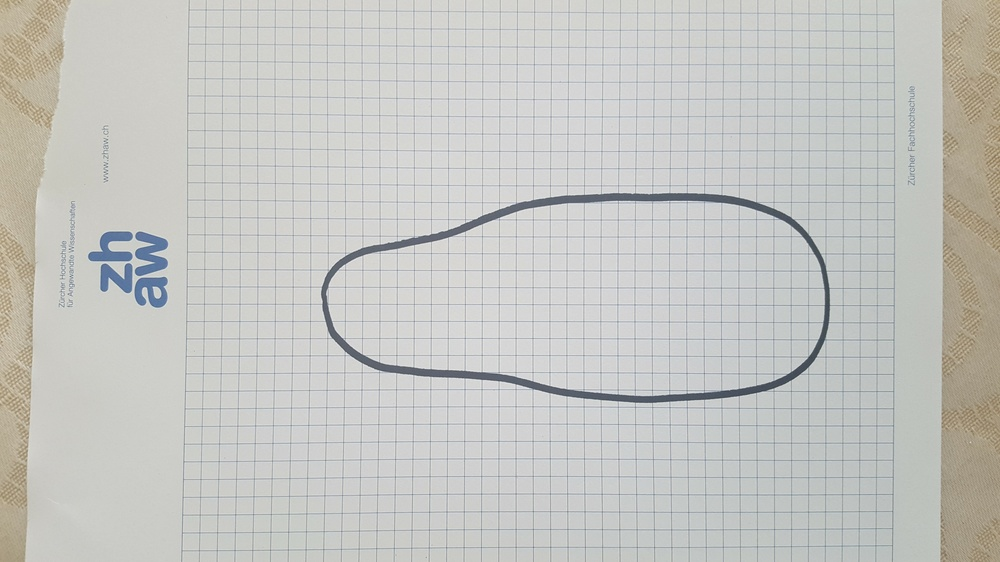
#> input picture topview.jpg, 1000 x 562 px, shrunk from 5312 x 2988 before the run
$ jupyter execute 'First Image Area Test.ipynb'
#> lines starting #> are read from the running program, lines starting #| are printed output that depends on the picture; after the words box and inside, x2 and y2 are one past the last pixel; in counts of white or black regions, pixels touching at a corner belong together
# PIL library

[cell 1]
from PIL import Image
import numpy as np

Just looking at colored pixels:
http://stackoverflow.com/questions/18035046/how-to-compute-colored-pixel-area-on-images-using-python

[cell 2]
img = np.asarray(Image.open("topview.jpg").convert('L'))
img = 1 * (img < 127)
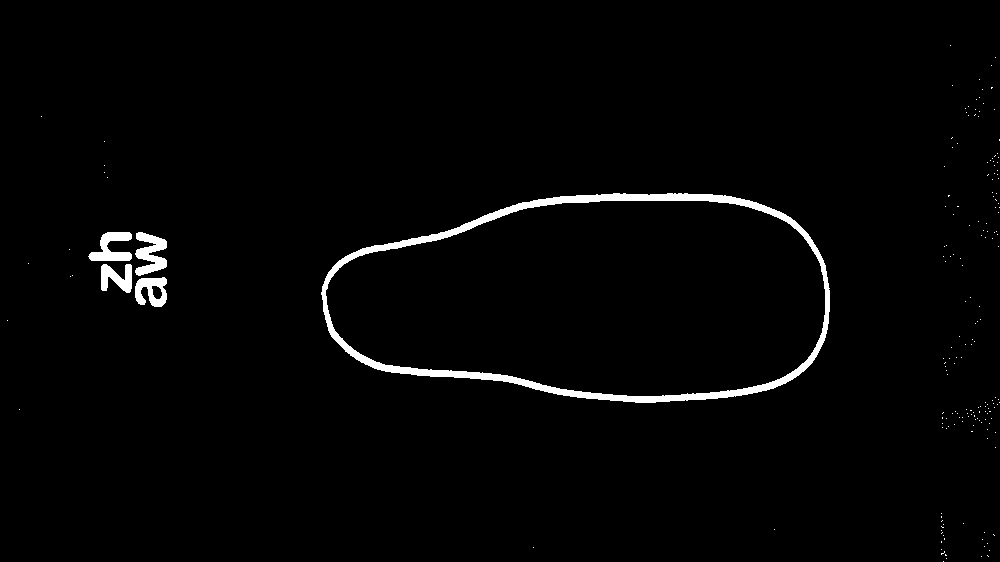
#> img: shape (562, 1000) int64; values 0 (black) and 1 (white), 1.9% white; 185 white regions (180 under 20 px), largest, box (x1, y1, x2, y2) and area: (321, 193, 830, 403) 7840, (135, 232, 167, 276) 831, (88, 232, 132, 261) 719, (135, 277, 167, 307) 627, (101, 264, 132, 293) 564

m,n = img.shape
#> m = 562; n = 1000

# use np.sum to count white pixels
print("{} white pixels, out of {} pixels in total.".format(img.sum(), m*n))
#| 10796 white pixels, out of 562000 pixels in total.

# use slicing to count any sub part, for example from rows 300-320 and columns 400-440
print("{} white pixels in rectangle.".format(img[300:320,400:440].sum()))
#| 0 white pixels in rectangle.

Finding outlines
http://stackoverflow.com/questions/9319767/image-outline-using-python-pil

[cell 3]
from PIL import ImageFilter

image = Image.open('topview.jpg')
#> image is the input picture: PIL image 1000x562 RGB; mean R, G, B 196.9, 197.4, 193.9
image = image.filter(ImageFilter.FIND_EDGES)
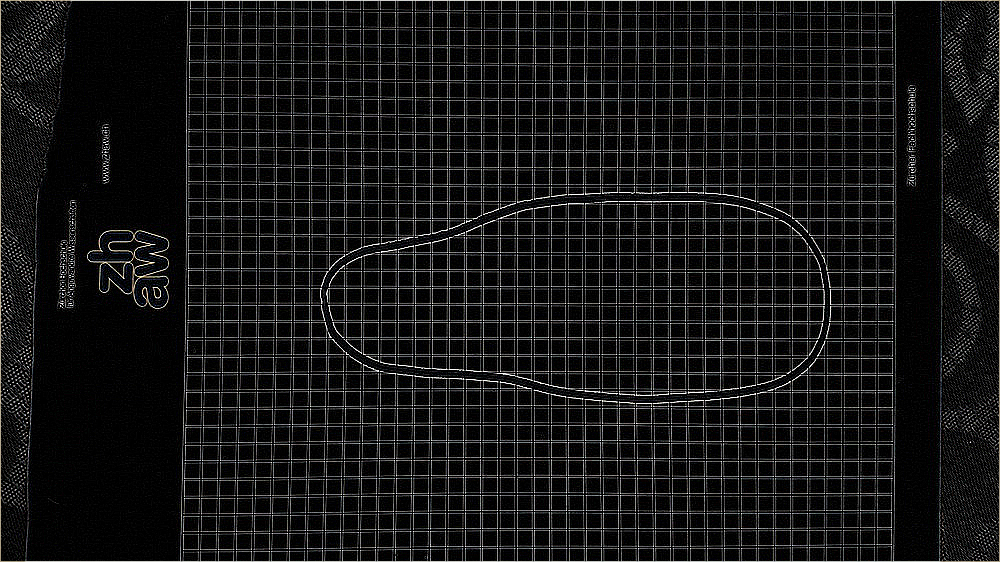
#> image: PIL image 1000x562 RGB; mean R, G, B 21.8, 21.8, 21.9
image.save('topview_edges.jpg')

PIL library tutorial: http://pillow.readthedocs.io/en/latest/handbook/tutorial.html

[cell 4]
print(image.format, image.size, image.mode)
#| None (1000, 562) RGB

# scikit-image library
http://scikit-image.org/<br>
pip install scikit-image

[cell 5]
from skimage import data, io, filters
import numpy as np

[cell 6]
picture = io.imread("topview.jpg")
picture.shape
#> Out = (562, 1000, 3)

[cell 7]
io.imshow(picture)
io.show()

[cell 8]
# converting to greyscale
# http://scikit-image.org/docs/dev/auto_examples/color_exposure/plot_adapt_rgb.html#sphx-glr-auto-examples-color-exposure-plot-adapt-rgb-py

from skimage.color.adapt_rgb import adapt_rgb, each_channel, hsv_value
from skimage import filters

@adapt_rgb(hsv_value)
def sobel_hsv(image):
    return filters.sobel(image)

@adapt_rgb(each_channel)
def sobel_each(image):
    return filters.sobel(image)


from skimage import data
from skimage.exposure import rescale_intensity
import matplotlib.pyplot as plt

image = picture

fig = plt.figure(figsize=(14, 7))
ax_each = fig.add_subplot(121, adjustable='box-forced')
ax_hsv = fig.add_subplot(122, sharex=ax_each, sharey=ax_each,
                         adjustable='box-forced')

# We use 1 - sobel_each(image)
# but this will not work if image is not normalized
ax_each.imshow(rescale_intensity(1 - sobel_each(image)))
ax_each.set_xticks([]), ax_each.set_yticks([])
ax_each.set_title("Sobel filter computed\n on individual RGB channels")

# We use 1 - sobel_hsv(image) but this will not work if image is not normalized
ax_hsv.imshow(rescale_intensity(1 - sobel_hsv(image)))
ax_hsv.set_xticks([]), ax_hsv.set_yticks([])
ax_hsv.set_title("Sobel filter computed\n on (V)alue converted image (HSV)")

######################################################################
# Notice that the result for the value-filtered image preserves the color of
# the original image, but channel filtered image combines in a more
# surprising way. In other common cases, smoothing for example, the channel
# filtered image will produce a better result than the value-filtered image.
#
# You can also create your own handler functions for ``adapt_rgb``. To do so,
# just create a function with the following signature::
#
#     def handler(image_filter, image, *args, **kwargs):
#         # Manipulate RGB image here...
#         image = image_filter(image, *args, **kwargs)
#         # Manipulate filtered image here...
#         return image
#
# Note that ``adapt_rgb`` handlers are written for filters where the image is
# the first argument.
#
# As a very simple example, we can just convert any RGB image to grayscale
# and then return the filtered result:

from skimage.color import rgb2gray


def as_gray(image_filter, image, *args, **kwargs):
    gray_image = rgb2gray(image)
    return image_filter(gray_image, *args, **kwargs)

######################################################################
# It's important to create a signature that uses ``*args`` and ``**kwargs``
# to pass arguments along to the filter so that the decorated function is
# allowed to have any number of positional and keyword arguments.
#
# Finally, we can use this handler with ``adapt_rgb`` just as before:


@adapt_rgb(as_gray)
def sobel_gray(image):
    return filters.sobel(image)
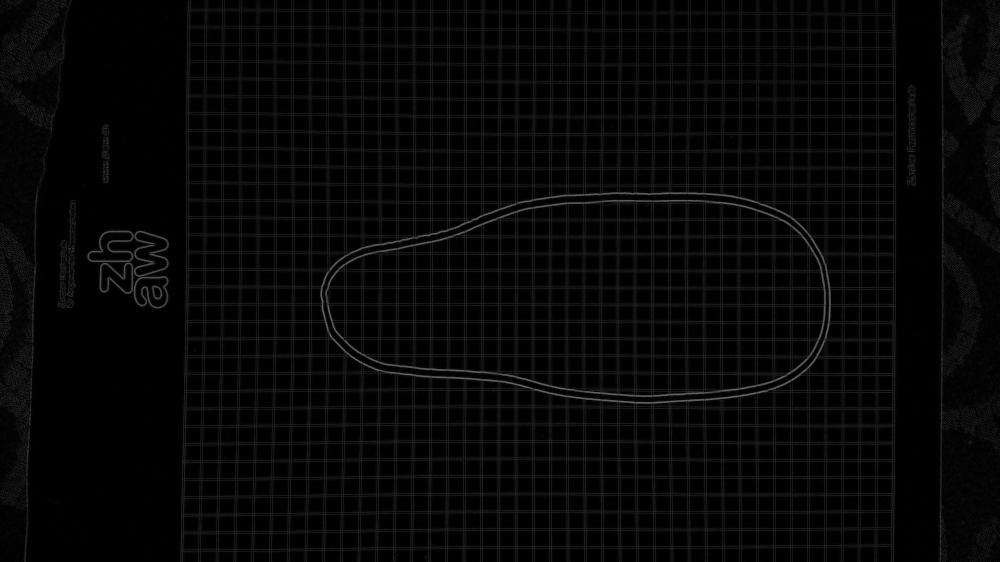
#> returned value: shape (562, 1000) float64; min 0, max 0.418, mean 0.0282

fig = plt.figure(figsize=(7, 7))
ax = fig.add_subplot(111, sharex=ax_each, sharey=ax_each,
                     adjustable='box-forced')

# We use 1 - sobel_gray(image)
# but this will not work if image is not normalized
ax.imshow(rescale_intensity(1 - sobel_gray(image)), cmap=plt.cm.gray)
ax.set_xticks([]), ax.set_yticks([])
ax.set_title("Sobel filter computed\n on the converted grayscale image")

plt.show()
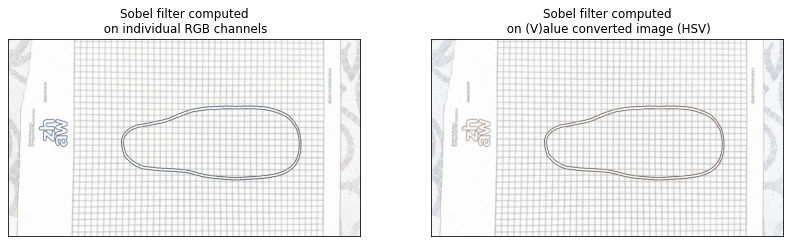
#> figure drawn by matplotlib, 2 panels
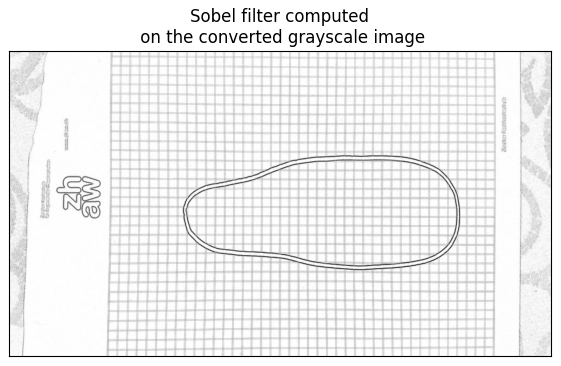
#> figure drawn by matplotlib, 1 panel

[cell 9]
grey_pig = rescale_intensity(1 - sobel_gray(image))
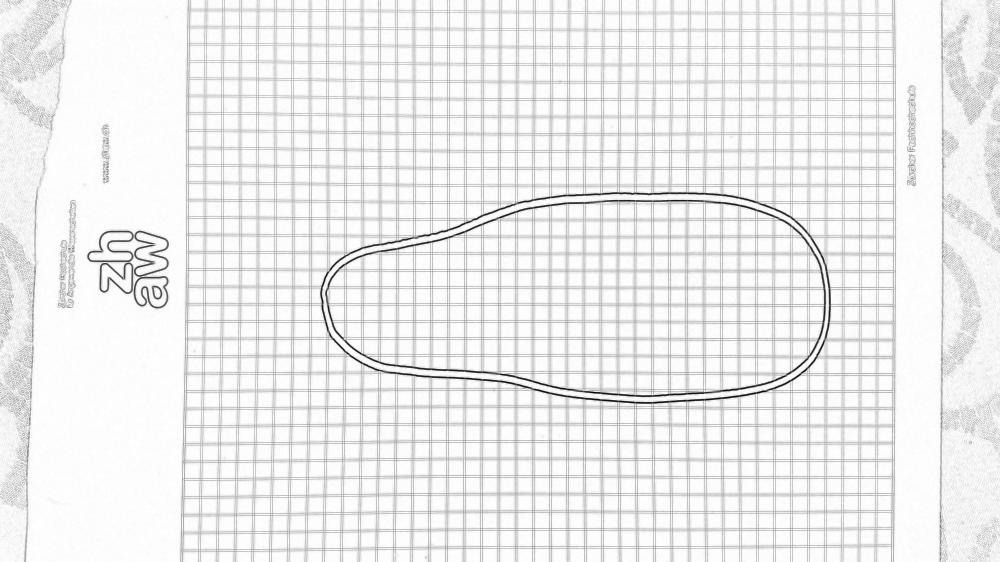
#> grey_pig: shape (562, 1000) float64; min 0, max 1, mean 0.933

[cell 10]
grey_pig.shape
#> Out = (562, 1000)

[cell 11]
from skimage import img_as_float
from skimage.morphology import reconstruction
from scipy.ndimage import gaussian_filter

image = img_as_float(grey_pig)
image = gaussian_filter(image, 1)
#> image: shape (562, 1000) float64

seed = np.copy(image)
seed[1:-1, 1:-1] = image.min()
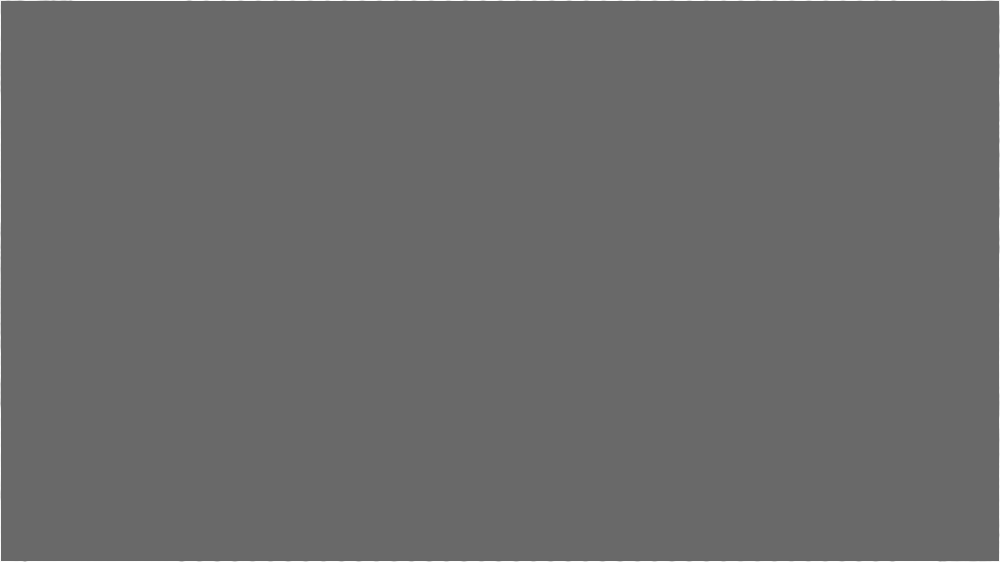
#> seed: shape (562, 1000) float64; min 0.415, max 0.999, mean 0.418
mask = image

dilated = reconstruction(seed, mask, method='dilation')
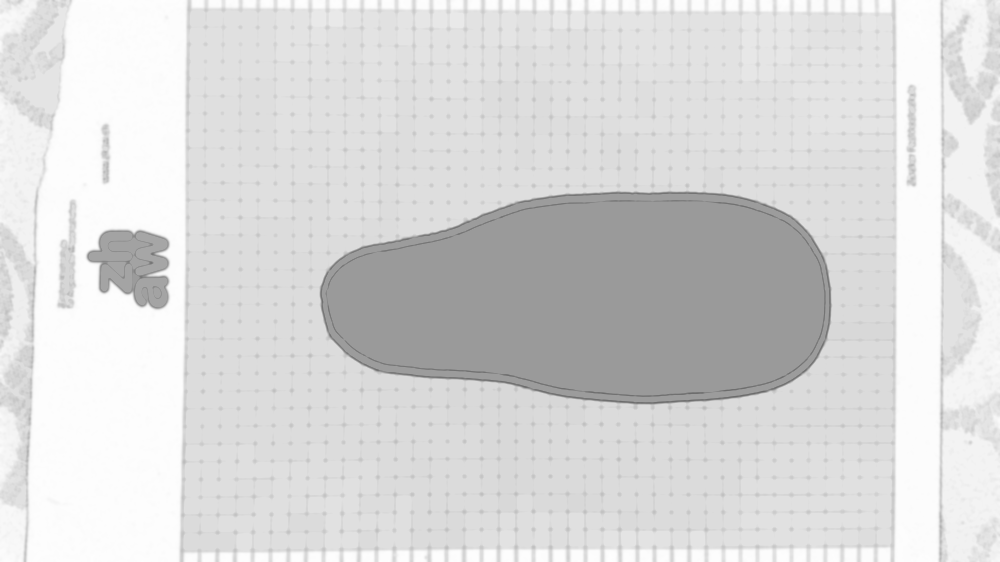
#> dilated: shape (562, 1000) float64; min 0.415, max 0.999, mean 0.852

[cell 12]
io.imshow(dilated)
io.show()

[cell 13]
fig, (ax0, ax1, ax2) = plt.subplots(nrows=1,
                                    ncols=3,
                                    figsize=(8, 2.5),
                                    sharex=True,
                                    sharey=True)

ax0.imshow(image, cmap='gray')
ax0.set_title('original image')
ax0.axis('off')
ax0.set_adjustable('box-forced')

ax1.imshow(dilated, vmin=image.min(), vmax=image.max(), cmap='gray')
ax1.set_title('dilated')
ax1.axis('off')
ax1.set_adjustable('box-forced')

ax2.imshow(image - dilated, cmap='gray')
ax2.set_title('image - dilated')
ax2.axis('off')
ax2.set_adjustable('box-forced')

fig.tight_layout()
plt.show()
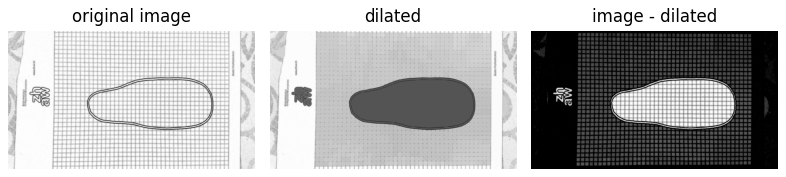
#> figure drawn by matplotlib, 3 panels

[cell 14]
dilated.shape
#> Out = (562, 1000)

[cell 15]
# finding contours
# http://scikit-image.org/docs/dev/auto_examples/edges/plot_contours.html#sphx-glr-auto-examples-edges-plot-contours-py
from skimage import measure

# Find contours at a constant value of 0.8
contours = measure.find_contours(dilated, 0.6)
#> contours = 27 point arrays, longest 1451 points

# Display the image and plot all contours found
fig, ax = plt.subplots()
ax.imshow(dilated, interpolation='nearest', cmap=plt.cm.gray)

for n, contour in enumerate(contours):
    ax.plot(contour[:, 1], contour[:, 0], linewidth=2)
#> this loop made 27 passes

ax.axis('image')
ax.set_xticks([])
ax.set_yticks([])
plt.show()
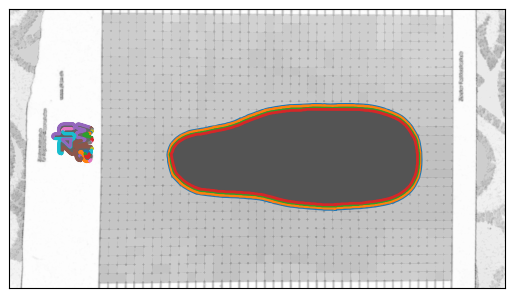
#> figure drawn by matplotlib, 1 panel

[cell 16]
image_gray = rgb2gray(picture)
print(image_gray.shape)
#| (562, 1000)

$ run again, with sideview.jpg copied over topview.jpg
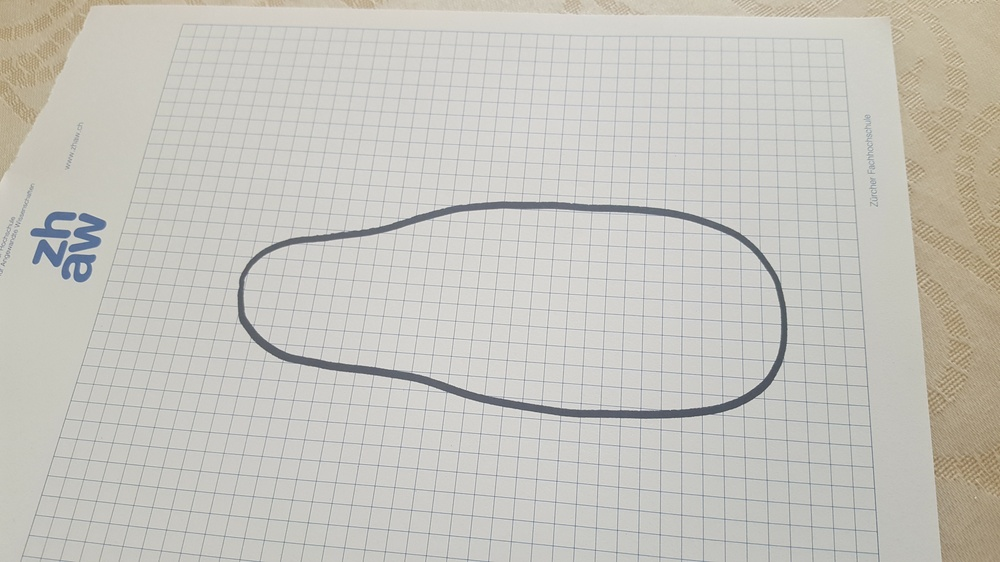
#> input picture sideview.jpg, 1000 x 562 px, shrunk from 5312 x 2988 before the run
#> `img = 1 * (img < 127)`:
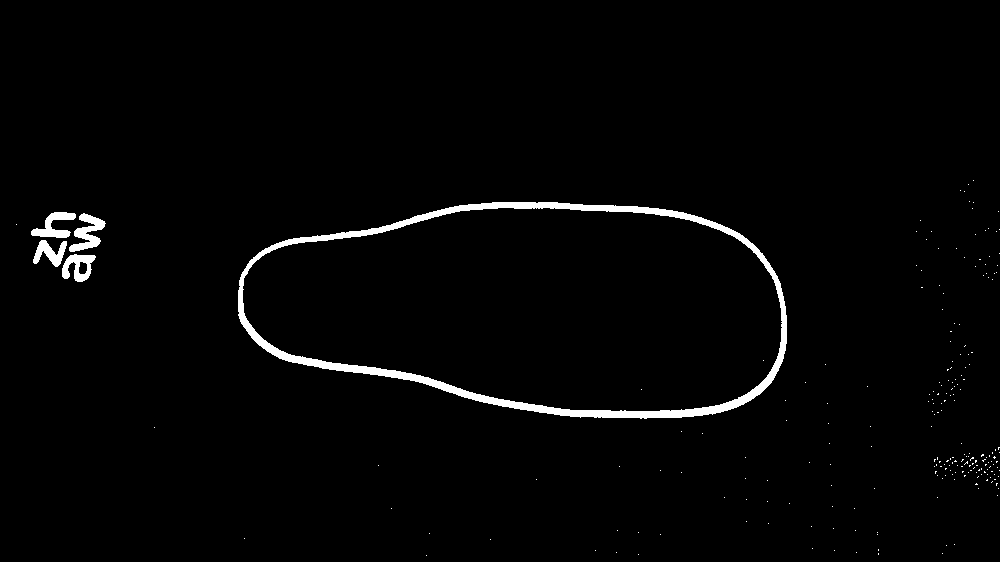
#> img: shape (562, 1000) int64; values 0 (black) and 1 (white), 2% white; 223 white regions (218 under 20 px), largest, box (x1, y1, x2, y2) and area: (238, 202, 787, 419) 8476, (69, 213, 106, 252) 665, (31, 212, 76, 238) 558, (62, 254, 96, 282) 529, (33, 240, 67, 267) 457
#| 11014 white pixels, out of 562000 pixels in total.
#| 0 white pixels in rectangle.
#> image is the input picture: PIL image 1000x562 RGB; mean R, G, B 197.5, 195.8, 189.1
#| None (1000, 562) RGB
#> contours = 27 point arrays, longest 3067 points
#> the loop `for n, contour in enumerate(contours):` made 27 passes
#> `plt.show()`:
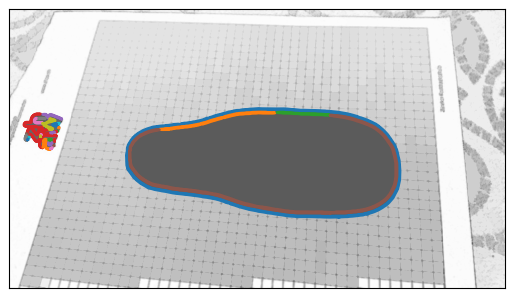
#> figure drawn by matplotlib, 1 panel
#| (562, 1000)
